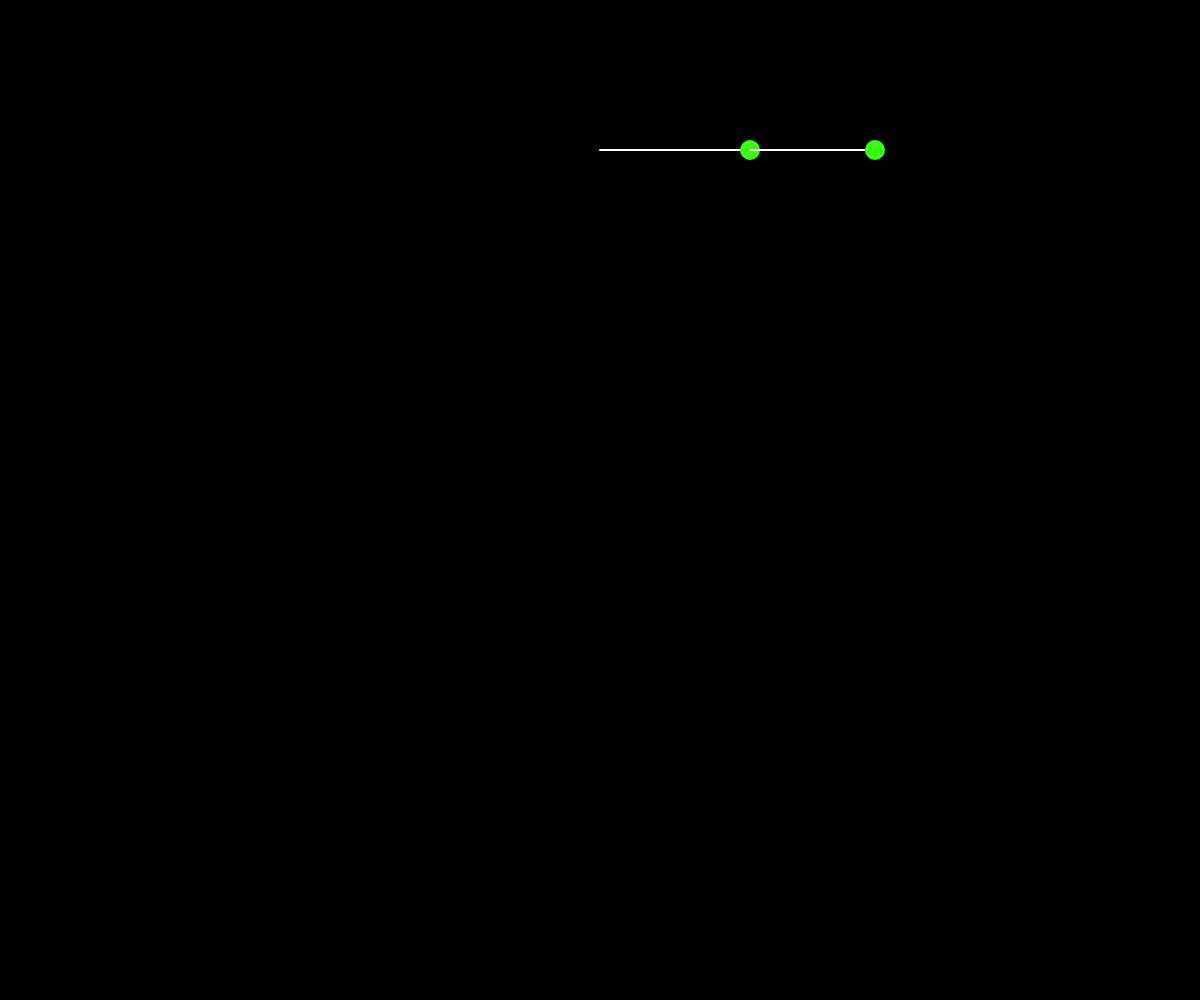
Frame 1 (no input)
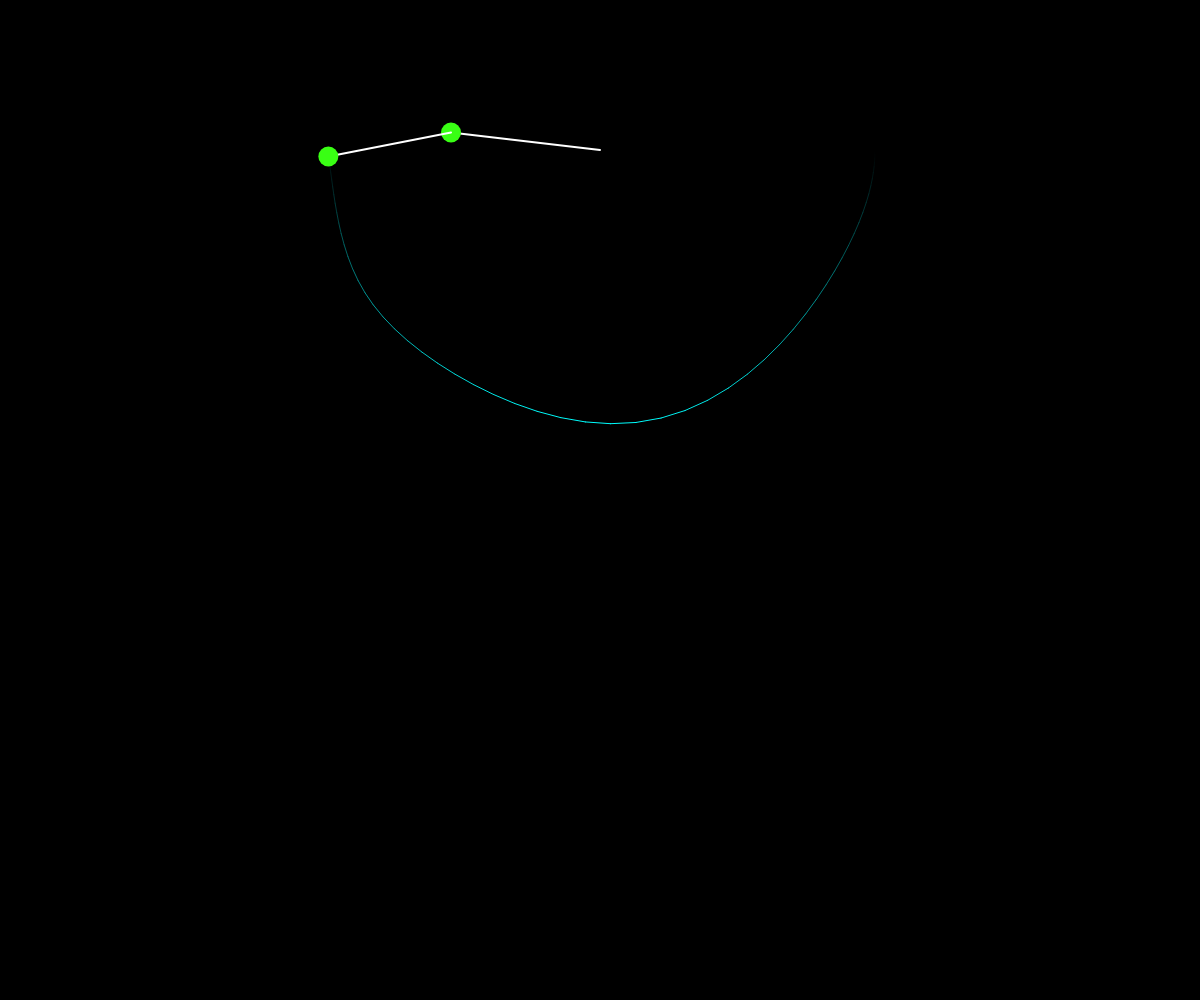
Frame 60 (no input)
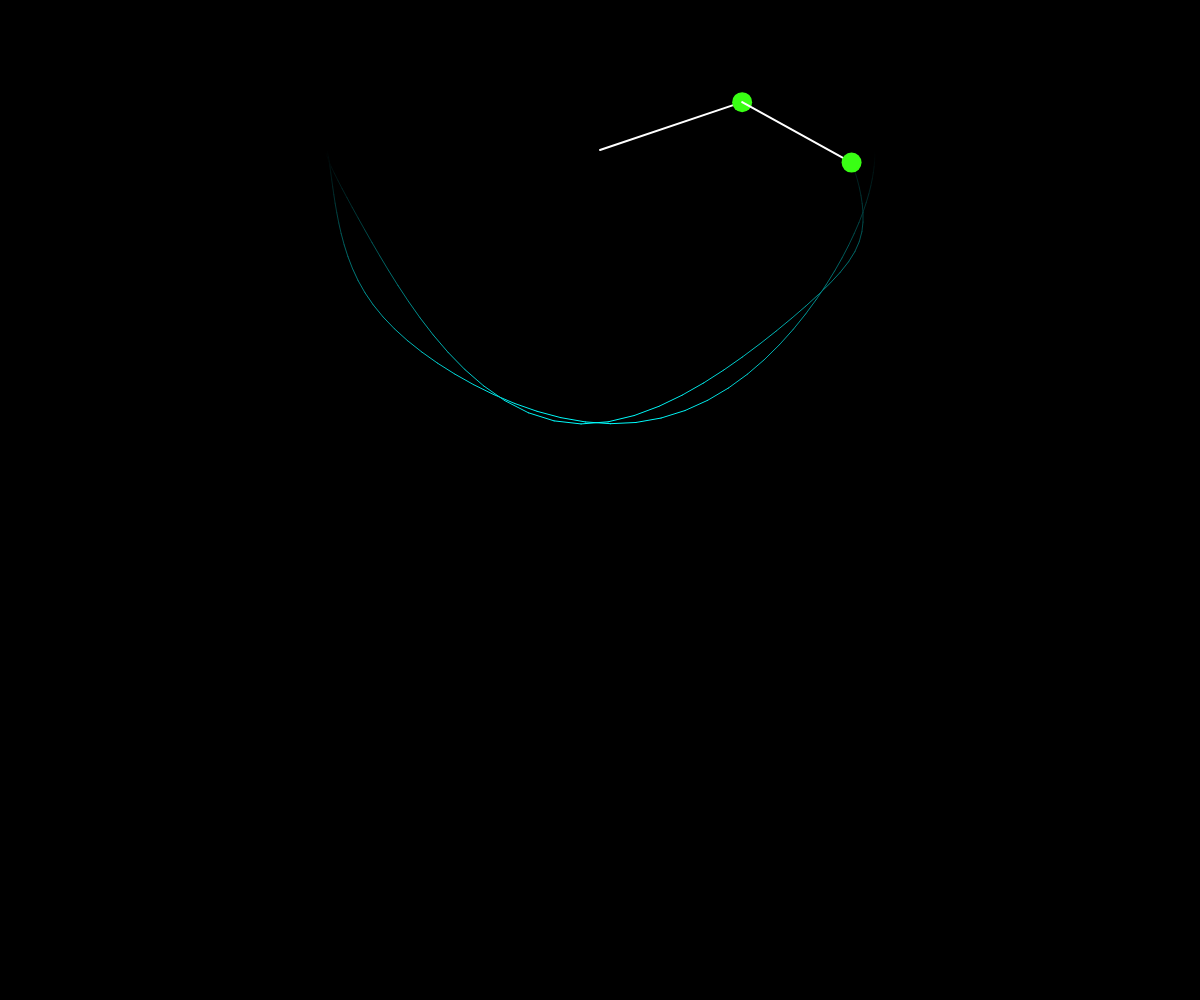
Frame 120 (the mouse pressed at the canvas centre since frame 60)

The p5.js sketch that drew these frames (run headless with seeded random() and noise() and a simulated clock; from frame 60 on, the mouse is pressed at the canvas centre):

// p5.js sketch
// ── sketch.js
let length1 = 150;
let length2 = 125;
let mass1 = 20;
let mass2 = 20;
let angle1 = 0;
let angle2 = 0;
let angularVelocity1 = 0;
let angularVelocity2 = 0;
let gravitationPull = 0.8;

let pointX = -1;
let pointY = -1;
let translateX, translateY;
let color = 255;
let forward = true;
let canvas;

function setup() {
  createCanvas(window.innerWidth, window.innerHeight);
  pixelDensity(1);
  angle1 = PI / 2;
  angle2 = PI / 2;
  translateX = width / 2;
  translateY = 150;
  canvas = createGraphics(width, height);
  canvas.background(0);
  canvas.translate(translateX, translateY);
}

function draw() {
  background(255);
  imageMode(CORNER);
  image(canvas, 0, 0, width, height);

  //For blob 1
  let number1 = -gravitationPull * (2 * mass1 + mass2) * sin(angle1);
  let number2 = -mass2 * gravitationPull * sin(angle1 - 2 * angle2);
  let number3 = -2 * sin(angle1 - angle2) * mass2;
  let number4 = angularVelocity2 * angularVelocity2 * length2 + angularVelocity1 * angularVelocity1 * length1 * cos(angle1 - angle2);
  let denominator = length1 * (2 * mass1 + mass2 - mass2 * cos(2 * angle1 - 2 * angle2));
  let angularAccelaration1 = (number1 + number2 + number3 * number4) / denominator;

  //For blob 2
  number1 = 2 * sin(angle1 - angle2);
  number2 = (angularVelocity1 * angularVelocity1 * length1 * (mass1 + mass2));
  number3 = gravitationPull * (mass1 + mass2) * cos(angle1);
  number4 = angularVelocity2 * angularVelocity2 * length2 * mass2 * cos(angle1 - angle2);
  denominator = length2 * (2 * mass1 + mass2 - mass2 * cos(2 * angle1 - 2 * angle2));
  let angularAccelaration2 = (number1 * (number2 + number3 + number4)) / denominator;

  translate(translateX, translateY);
  stroke(0);
  strokeWeight(2);

  let x1 = length1 * sin(angle1);
  let y1 = length1 * cos(angle1);

  let x2 = x1 + length2 * sin(angle2);
  let y2 = y1 + length2 * cos(angle2);

  //For rod 1
  stroke(255);
  line(0, 0, x1, y1);
  noStroke();
  fill(57, 255, 20);
  ellipse(x1, y1, mass1, mass1);

  //For rod 2
  stroke(255);
  line(x1, y1, x2, y2);
  noStroke();
  fill(57, 255, 20);
  ellipse(x2, y2, mass2, mass2);

  angularVelocity1 += angularAccelaration1;
  angularVelocity2 += angularAccelaration2;
  angle1 += angularVelocity1;
  angle2 += angularVelocity2;

  canvas.stroke(0);
  if (frameCount > 1) {
    canvas.strokeWeight(1);
    canvas.stroke(0, color*pointY/(length1+length2), color*pointY/(length1+length2));
    canvas.line(pointX, pointY, x2, y2);
  }

  pointX = x2;
  pointY = y2;
}
